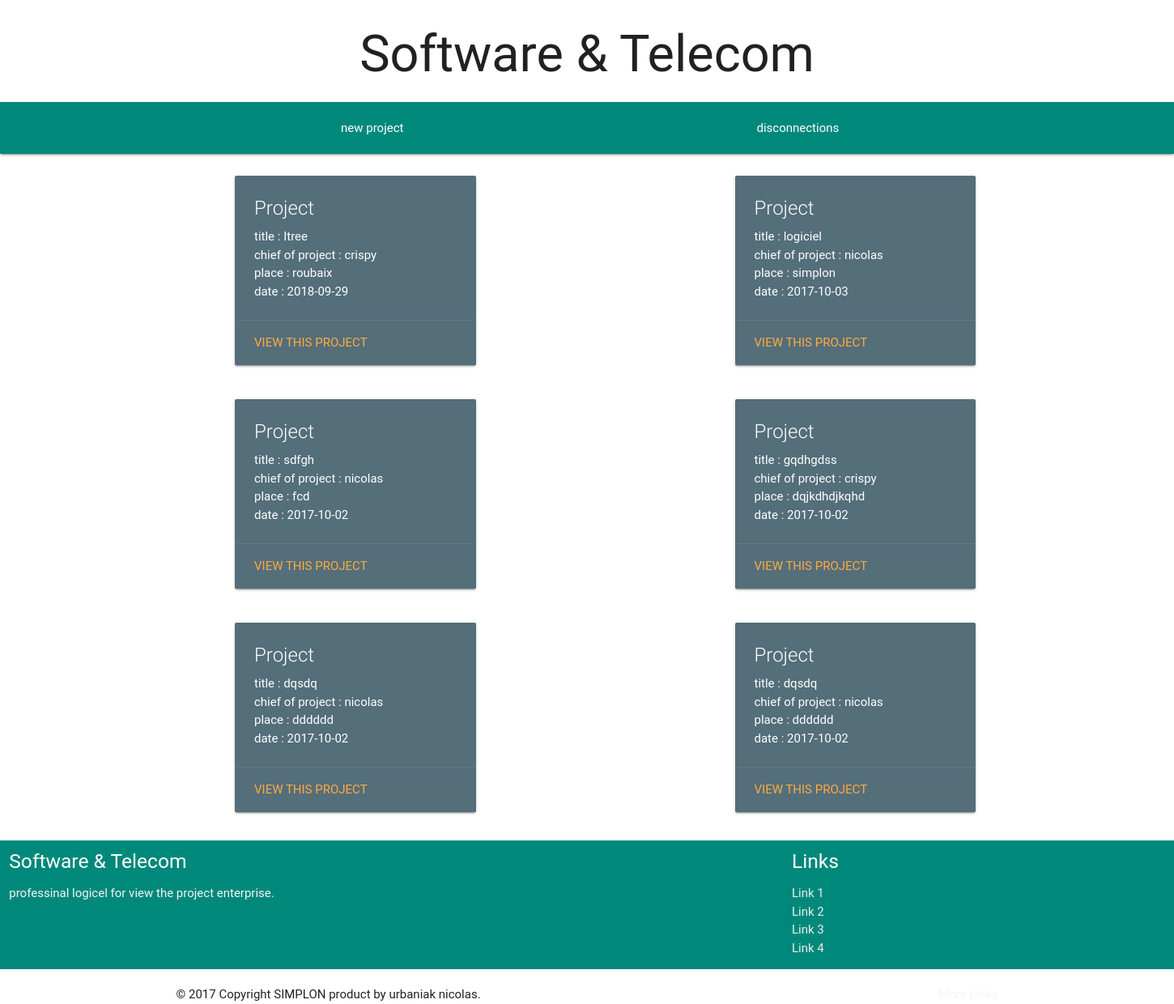
Screenshot of /controleur/project.php with the database file from the repository.
### tables this page shows
CREATE TABLE `project` (
  `id` int(11) NOT NULL,
  `titre` varchar(250) NOT NULL,
  `chef` varchar(250) NOT NULL,
  `lieu` varchar(250) NOT NULL,
  `description` text NOT NULL,
  `etape` varchar(250) NOT NULL,
  `date` date NOT NULL,
  `id_chef` int(11) NOT NULL
);

### controleur/project.php (called while the page is built)
<?php
require_once("../modele/data.php");
$donne= project();
require_once('../vue/project.php');

### modele/connection.php (called while the page is built)
<?php
function connection(){
try {
  $bdd= new PDO('mysql:host=localhost;dbname=evaluation;metacharset=utf8','root','chniak24dec78-', array(PDO::ATTR_ERRMODE => PDO::ERRMODE_EXCEPTION));
}
 catch (Exception $e)
  {
    die('erreur:'.$e->getMessage());
}
 return $bdd;
 }
 ?>

### modele/data.php (called while the page is built, shortened)
<?php
require_once('connection.php');
function project(){
$req=connection()->query("SELECT titre,chef,lieu,etape,description,id,date FROM project");
$donne= $req->fetchAll();
return $donne;
}

### vue/project.php (the view)
<?php
require_once('header.php');
require_once('../controleur/project.php');
 ?>
 <?php foreach ($donne as $key)
 {
   ?>
     <div  id="project" class="container">
       <div class=" project row">
         <div class="col s12 m6">
           <div class="card blue-grey darken-1">
             <div class="card-content white-text">
               <span class="card-title">Project</span>
               <p>title : <?php echo $key['titre'];   ?></p>
               <p>chief of project : <?php echo $key['chef'];   ?></p>
               <p>place : <?php echo $key['lieu']; ?></p>
               <p>date : <?php echo $key['date'];  ?></p>
             </div>
             <div class="card-action">
               <a href="projectComplet.php?project=<?php echo $key['id']?>">view this project</a>
             </div>
           </div>
         </div>
       </div>
     </div>
<?php
 }
?>
<?php
require_once('footer.php');
 ?>

### vue/header.php (shortened to what this page needs)
<!DOCTYPE html>
<html>
  <head>
    <link type="text/css" rel="stylesheet" href="../vue/css/materialize.min.css"/>
    <link type="text/css" rel="stylesheet" href="../vue/css/materialize.css"/>
    <link type="text/css" rel="stylesheet" href="../vue/css/style.css"/>
  </head>
  <body>
    <header>
      <div class="title">
        <h1>Software  &  Telecom</h1>
      </div>
      <nav class="teal darken-1">
        <ul>
          <li><a href="newProject.php">new project</a></li>
          <li><a href="../controleur/index.php">disconnections</a></li>
        </ul>
      </nav>
    </header>

### vue/footer.php (shortened to what this page needs)
    <footer>
      <div class="teal darken-1">
          <div class="row">
            <div class="col l6 s12">
              <h5 class="white-text">Software & Telecom</h5>
              <p class="grey-text text-lighten-4">professinal logicel for view the project enterprise.</p>
            </div>
            <div class="col l4 offset-l2 s12">
              <h5 class="white-text">Links</h5>
              <ul>
                <li><a class="grey-text text-lighten-3" href="#!">Link 1</a></li>
                <li><a class="grey-text text-lighten-3" href="#!">Link 2</a></li>
                <li><a class="grey-text text-lighten-3" href="#!">Link 3</a></li>
                <li><a class="grey-text text-lighten-3" href="#!">Link 4</a></li>
              </ul>
            </div>
          </div>
        </div>
        <div class="footer-copyright">
          <div class="container">
          © 2017 Copyright SIMPLON product by urbaniak nicolas.
          <a class="grey-text text-lighten-4 right" href="#!">More Links</a>
          </div>
        </div>
    </footer>
  </body>
</html>

### vue/css/style.css (style rules this page uses)
body { width: 100%; margin: 0 auto; padding: 0; }
header { margin-bottom: 20px }
.title { text-align: center; width: 100%; }
nav ul li { text-align: center; margin-left: 28%; }
#project { width: 100%; margin-left: 20%; }
.project { width: 50%; float: left; }
footer { width: 100%; clear: left; }

### rows the page displays
project: titre "Itree", chef "crispy", lieu "roubaix", date "2018-09-29"
project: titre "logiciel", chef "nicolas", lieu "simplon", date "2017-10-03"
project: titre "sdfgh", chef "nicolas", lieu "fcd", date "2017-10-02"
project: titre "gqdhgdss", chef "crispy", lieu "dqjkdhdjkqhd", date "2017-10-02"
project: titre "dqsdq", chef "nicolas", lieu "dddddd", date "2017-10-02"
project: titre "dqsdq", chef "nicolas", lieu "dddddd", date "2017-10-02"
